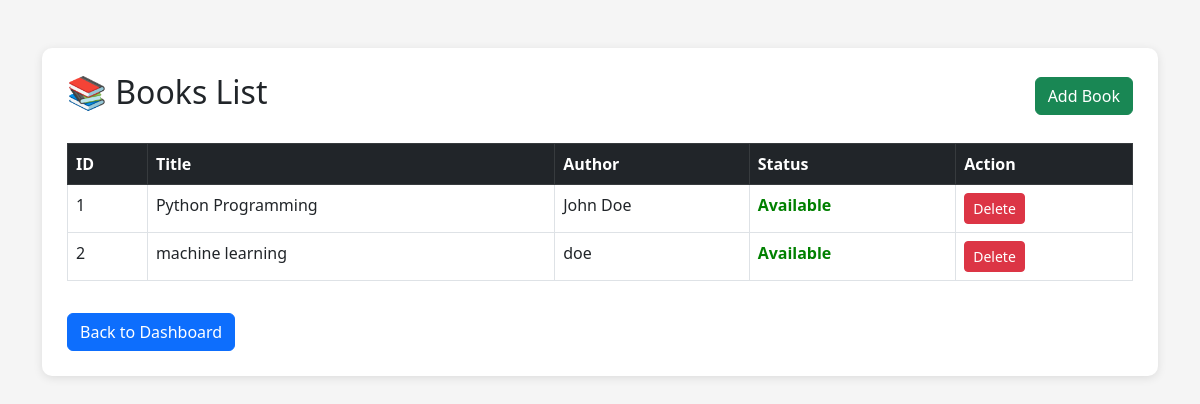
The app's page /books, older data.
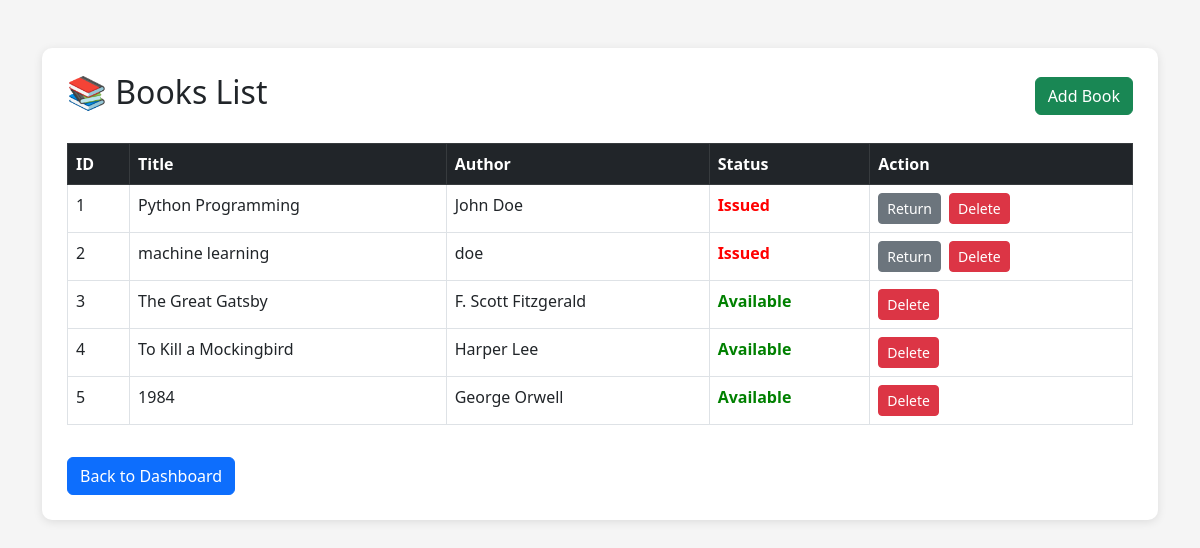
The same page, newer data.
### app/models.py (models this page shows)
class Book(db.Model):
    __table_args__ = (
        db.UniqueConstraint('title', 'author', name='uix_book_title_author'),
    )
    id = db.Column(db.Integer, primary_key=True)
    title = db.Column(db.String(100), nullable=False)
    author = db.Column(db.String(100), nullable=False)
    available = db.Column(db.Boolean, default=True)

### app/routes.py (the view)
@bp.route('/books')
def books():
    books = Book.query.all()
    return render_template('books.html', books=books)

### app/templates/books.html (shortened to what this page needs)
<!DOCTYPE html>
<html>
<head>
    <link href="https://cdn.jsdelivr.net/npm/bootstrap@5.3.0/dist/css/bootstrap.min.css" rel="stylesheet">
</head>
<body>
<div class="container mt-5">
    <div class="card-box">
        <div class="d-flex justify-content-between align-items-center mb-4">
            <h2>📚 Books List</h2>
            <a href="/add_book" class="btn btn-success">
                Add Book
            </a>
        </div>
        <table class="table table-bordered table-hover">
            <thead class="table-dark">
                <tr>
                    <th>ID</th>
                    <th>Title</th>
                    <th>Author</th>
                    <th>Status</th>
                    <th>Action</th>
                </tr>
            </thead>
            <tbody>
            {% for book in books %}
                <tr>
                    <td>{{ book.id }}</td>
                    <td>{{ book.title }}</td>
                    <td>{{ book.author }}</td>
                    <td>
                        {% if book.available %}
                            <span class="status-available">
                                Available
                            </span>
                        {% else %}
                            <span class="status-issued">
                                Issued
                            </span>
                        {% endif %}
                    </td>
                    <td>
                        <div class="d-flex gap-2">
                            {% if not book.available %}
                                <a href="/return_book/{{ book.id }}" class="btn btn-secondary btn-sm">
                                    Return
                                </a>
                            {% endif %}
                            <a href="/delete_book/{{ book.id }}" class="btn btn-danger btn-sm">
                                Delete
                            </a>
                        </div>
                    </td>
                </tr>
            {% endfor %}
            </tbody>
        </table>
        <a href="/" class="btn btn-primary mt-3">
            Back to Dashboard
        </a>
    </div>
</div>
</body>
</html>

Row changes from the older to the newer data that the page shows:
changed Book "Python Programming": available "Available" → "Issued Return"
changed Book "machine learning": available "Available" → "Issued Return"
added Book: id "3", title "The Great Gatsby", author "F. Scott Fitzgerald", available "Available"
added Book: id "4", title "To Kill a Mockingbird", author "Harper Lee", available "Available"
added Book: id "5", title "1984", author "George Orwell", available "Available"
